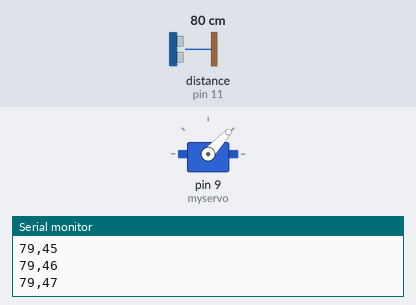
This sketch was run on a simulated Arduino Uno, built with avr-gcc and run on an emulated ATmega328P. On the bench: servo, the last lines printed to the serial monitor. Wiring (inferred from the names in the program): ultrasonic range finder: trigger pin 10; echo pin 11. The test bench sets the inputs (shaded band); at power-on: distance to the obstacle (sensor on pin 11) 80 cm. The echo pulse lasts 58.3 µs per cm.

Above: at 1.2 s.
1.3 s: distance to the obstacle (sensor on pin 11) set to 2 cm
At 2.1 s:
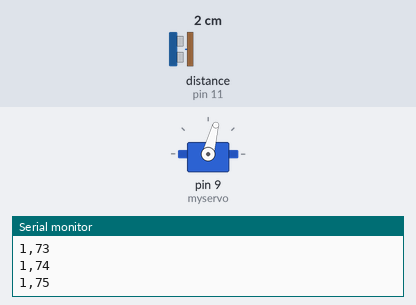
4.3 s: distance to the obstacle (sensor on pin 11) set to 60 cm
At 4.9 s:
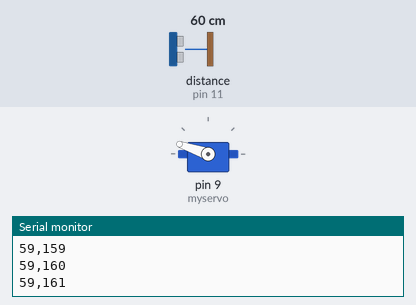
7.3 s: distance to the obstacle (sensor on pin 11) set to 120 cm
At 10.63 s:
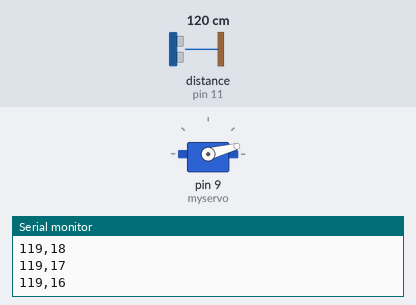
Timing chart, 0 to 19.3 s (numbered marks = the images above; inputs shaded):
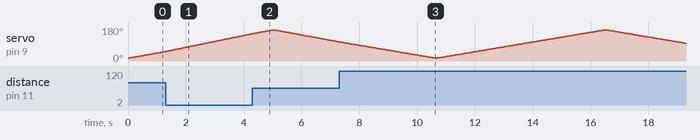

The sketch:

radar.ino
```cpp
// Sweep
// by BARRAGAN <http://barraganstudio.com>

#include <Servo.h>
#define trigPin 10
#define echoPin 11

Servo myservo;  // create servo object to control a servo
                // a maximum of eight servo objects can be created

int pos = 0;    // variable to store the servo position

void setup() {
  Serial.begin(9600);
  myservo.attach(9);  // attaches the servo on pin 9 to the servo object
  pinMode(trigPin, OUTPUT);
  pinMode(echoPin, INPUT);
}


void loop() {
    rotateServo();
}

void rotateServo() {
  int distance;
  myservo.write(15);

  for(pos = 15; pos < 165; pos++) {
    myservo.write(pos);
    distance = getDistance();
    print(distance,pos);
    delay(30);
  }
  for(pos = 165; pos >= 15; pos--) {
    myservo.write(pos);
    distance = getDistance();
    print(distance,pos);
    delay(30);
  }
}

int getDistance() {
  int duration, distance;
  digitalWrite(trigPin, HIGH);
  delayMicroseconds(1000);
  digitalWrite(trigPin, LOW);
  duration = pulseIn(echoPin, HIGH);

  distance = (duration/2) / 29.1;

  return distance;
}

void print(int distance, int pos) {
  Serial.print(distance);
  Serial.print(",");
  Serial.println(pos);
}
```
